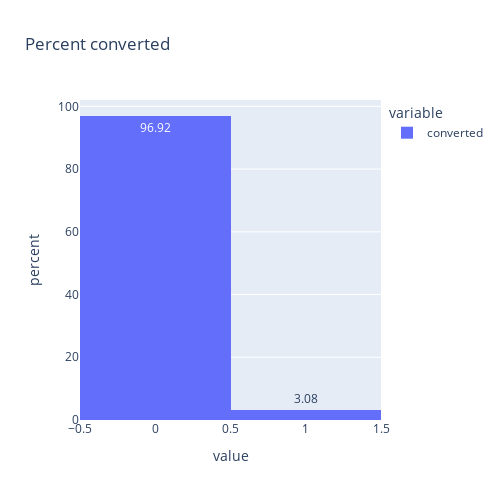

Notebook cell for this chart:
### Markdown cell above
STEP 5 : EXPLORATION DATA ANALYSIS USERS PROFILE

### Code cell
fig1 = px.histogram(data["converted"], 
            histnorm= 'percent', 
            title="Percent converted", 
            text_auto=True)

fig1.update_layout(autosize=True, 
                    width=500,
                    height=500
                    )
fig1.show()

### Figure 1 — Plotly figure (JSON) as saved in the notebook; plotly's stock layout.template omitted (floating-point values rounded to 4 significant figures; data arrays with more than 128 entries replaced by an {"elided": "..."} marker saying what was removed)
{"data": [{"alignmentgroup": "True", "bingroup": "x", "histnorm": "percent", "hovertemplate": "variable=converted<br>value=%{x}<br>percent=%{y}<extra></extra>", "legendgroup": "converted", "marker": {"color": "#636efa", "pattern": {"shape": ""}}, "name": "converted", "offsetgroup": "converted", "orientation": "v", "showlegend": true, "texttemplate": "%{value}", "type": "histogram", "x": {"elided": "10000 int values"}, "xaxis": "x", "yaxis": "y"}], "layout": {"autosize": true, "barmode": "relative", "height": 500, "legend": {"title": {"text": "variable"}, "tracegroupgap": 0}, "title": {"text": "Percent converted"}, "width": 500, "xaxis": {"anchor": "y", "domain": [0, 1], "title": {"text": "value"}}, "yaxis": {"anchor": "x", "domain": [0, 1], "title": {"text": "percent"}}}}
